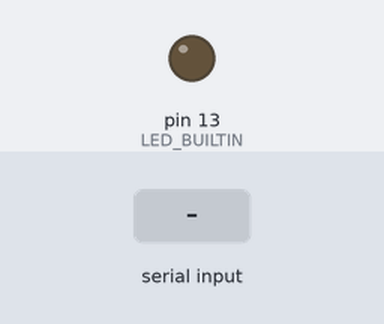
A sketch run on a simulated Arduino Uno, built with avr-gcc and run on an emulated ATmega328P. Parts: output pins drawn as LEDs (lit = HIGH). Inputs (shaded band) come from the test bench.

Above: at 1.2 s.
1.3 s: "1" received over the second serial link
At 1.8 s:
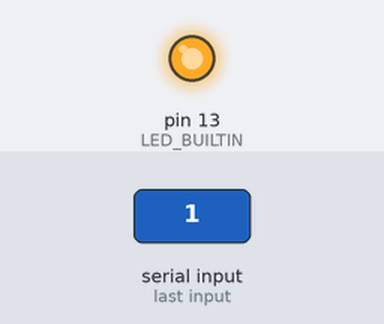
2.8 s: "2" received over the second serial link
At 4.1 s:
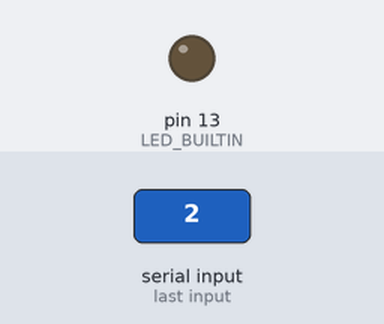
Timing chart, 0 to 5.8 s (numbered marks = the images above; inputs shaded):
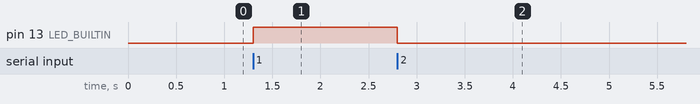

Measured:
- after the input at 1.3 s, pin 13 (LED_BUILTIN): LOW → HIGH at once
- after the input at 2.8 s, pin 13 (LED_BUILTIN): HIGH → LOW at once

The sketch:

BLED.ino
```cpp
#include <SoftwareSerial.h>
SoftwareSerial BLU(10, 11); // RX, TX

char val;

void setup()
{
  pinMode(LED_BUILTIN, OUTPUT);
  BLU.begin(9600);
  //Serial.begin(9600);
  BLU.println("Bluetooth work test");
}

void parseCommand(char input)
{
  switch (input)
  {
    case '1':
      digitalWrite(LED_BUILTIN, HIGH);
      BLU.println("Recvd 1");
      break;
    case '2':
      digitalWrite(LED_BUILTIN, LOW);
      BLU.println("Recvd 2");
      break;
  }
}


void loop()
{
  //Serial.println("BLU.available() : " + BLU.available());
  //BLU.println("test");
  // Check for incoming command
  if (BLU.available())
  {
    //Serial.println("working");
    val=BLU.read();
    //Serial.println(val); // Use the IDE's Tools > Serial Monitor
    parseCommand(val); // parse the input
  }
}
```
